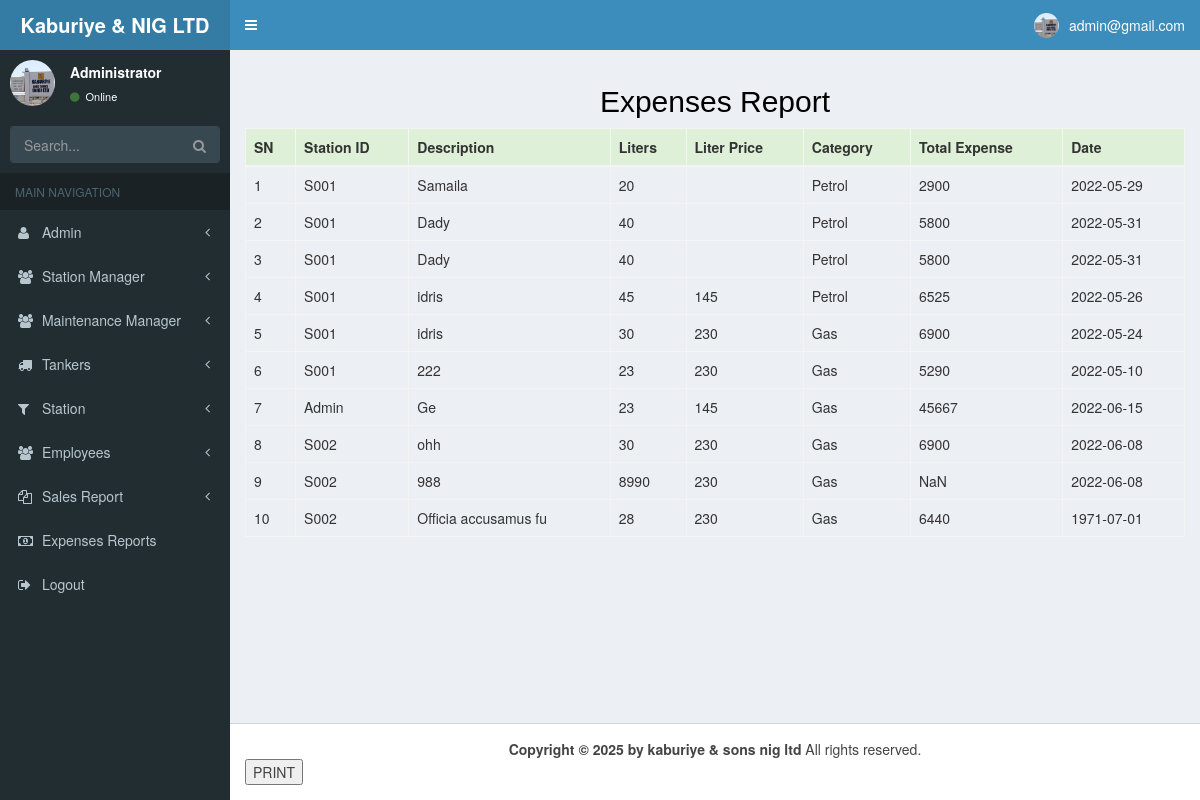
Screenshot of /expenses_report.php (signed in) with the database file from the repository.
### tables this page shows
CREATE TABLE `station_expenses` (
  `expense_id` int(100) NOT NULL,
  `station_id` varchar(100) NOT NULL,
  `expense_description` varchar(50) NOT NULL,
  `liter_amount` varchar(100) NOT NULL,
  `liter_price` varchar(20) NOT NULL,
  `total_expense` varchar(400) NOT NULL,
  `expensedate` date NOT NULL,
  `category` varchar(100) NOT NULL
);

### expenses_report.php (the view, shortened to what this page needs)
<?php
require __DIR__ . "/config/database.php";
$user = $_SESSION['data'];
$profile = mysqli_query($conn, "select * from admin where email='$user'");
$fetch = mysqli_fetch_array($profile);
?>
<!DOCTYPE html>
<html>
<head>
  <link rel="stylesheet" href="css/bootstrap.min.css">
  <link rel="stylesheet" href="css/font-awesome.min.css">
  <link rel="stylesheet" href="css/ionicons.min.css">
  <link rel="stylesheet" href="css/AdminLTE.min.css">
  <link rel="stylesheet" href="css/_all-skins.min.css">
</head>
<body class="hold-transition skin-blue sidebar-mini">
  <div class="wrapper">
    <header class="main-header">
      <a href="admin_dashboard.php" class="logo">
        <span class="logo-lg"><b>Kaburiye & NIG LTD</b></span>
      </a>
      <nav class="navbar navbar-static-top">
        <a href="#" class="sidebar-toggle" data-toggle="push-menu" role="button">
        </a>
        <div class="navbar-custom-menu">
          <ul class="nav navbar-nav">
            <li class="dropdown user user-menu">
              <a href="#" class="dropdown-toggle" data-toggle="dropdown">
                <img src="images/admin.jpg" class="user-image" alt="User Image">
                <span class="hidden-xs">
                  <?php echo "$fetch[email]"; ?>
                </span>
              </a>
            </li>
          </ul>
        </div>
      </nav>
    </header>
    <aside class="main-sidebar">
      <section class="sidebar">
        <div class="user-panel">
          <div class="pull-left image">
            <img src="images/admin.jpg" class="img-circle" alt="User Image">
          </div>
          <div class="pull-left info">
            <p>Administrator</p>
            <a href="#"><i class="fa fa-circle text-success"></i> Online</a>
          </div>
        </div>
        <form action="#" method="get" class="sidebar-form">
          <div class="input-group">
            <input type="text" name="q" class="form-control" placeholder="Search...">
            <span class="input-group-btn">
              <button type="submit" name="search" id="search-btn" class="btn btn-flat"><i class="fa fa-search"></i>
              </button>
            </span>
          </div>
        </form>
        <ul class="sidebar-menu" data-widget="tree">
          <li class="header">MAIN NAVIGATION</li>
          <li class=" treeview">
            <a href="#">
              <i class="fa fa-user"></i> <span>Admin</span>
              <span class="pull-right-container">
                <i class="fa fa-angle-left pull-right"></i>
              </span>
            </a>
          </li>
          <li class="treeview">
            <a href="#">
              <i class="fa fa-group"></i> <span> Station Manager</span>
              <span class="pull-right-container">
                <small class="fa fa-angle-left pull-right "></small>
              </span>
            </a>
          </li>
          <li class="treeview">
            <a href="#">
              <i class="fa fa-group"></i> <span>Maintenance Manager</span>
              <span class="pull-right-container">
                <small class="fa fa-angle-left pull-right "></small>
              </span>
            </a>
          </li>
          <li class="treeview">
            <a href="#">
              <i class="fa fa-truck"></i> <span>Tankers</span>
              <span class="pull-right-container">
                <small class="fa fa-angle-left pull-right "></small>
              </span>
            </a>
          </li>
          <li class="treeview">
            <a href="#">
              <i class="fa fa-filter"></i> <span>Station</span>
              <span class="pull-right-container">
                <small class="fa fa-angle-left pull-right "></small>
              </span>
            </a>
          </li>
          <li class="treeview">
            <a href="#">
              <i class="fa fa-group"></i> <span>Employees</span>
              <span class="pull-right-container">
                <small class="fa fa-angle-left pull-right "></small>
              </span>
            </a>
          </li>
          <li class="treeview">
            <a href="#">
              <i class="fa fa-files-o"></i> <span> Sales Report</span>
              <span class="pull-right-container">
                <small class="fa fa-angle-left pull-right "></small>
              </span>
            </a>
          </li>
          <li>
          <li>
          <li>
            <a href="expenses_report.php">
              <i class="fa fa-money"></i> <span>Expenses Reports</span>
            </a>
          </li>
          <li>
          <li>
            <a href="alogout.php">
              <i class="fa fa-sign-out"></i> <span>Logout</span>
            </a>
          </li>
      </section>
    </aside>
    <div class="content-wrapper">
      <section class="content">
        <h2 align="center" style="color:black;"> Expenses Report</h2>
        <div class="table-responsive">
          <table class="table table-bordered table-hover">
            <thead>
              <tr class="success">
                <th> SN</th>
                <th> Station ID </th>
                <th> Description </th>
                <th> Liters</th>
                <th>Liter Price</th>
                <th> Category </th>
                <th> Total Expense </th>
                <th>Date</th>
              </tr>
            </thead>
            <?php
            require __DIR__ . "/config/database.php";
            $getRecords_string = "select * from station_expenses order by expense_id ";
            $getRecord = mysqli_query($conn, $getRecords_string);
            $num_of_record = mysqli_num_rows($getRecord);
            if ($num_of_record > 0) {
              while ($record = mysqli_fetch_array($getRecord)) {
                echo '<tr>';
                echo "<td class=''>$record[expense_id]</td>";
                echo "<td class=''>$record[station_id]</td>";
                echo "<td class=''>$record[expense_description]</td>";
                echo "<td class=''>$record[liter_amount]</td>";
                echo "<td class=''>$record[liter_price]</td>";
                echo "<td class=''>$record[category]</td>";
                echo "<td class=''>$record[total_expense]</td>";
                echo "<td class=''>$record[expensedate]</td>";
                echo '</tr>';
              }
            } else {
              echo "<h5>Loading..........</h5>";
            }
            ?>
          </table>
        </div>
      </section>
    </div>
    <footer class="main-footer">
      <center> <strong>Copyright &copy; 2025 by kaburiye & sons nig ltd</strong> All rights reserved.</center>
      <button onclick="window.print()">PRINT</button>
    </footer>
  </div>
</body>
</html>

### rows the page displays
station_expenses: expense_id "1", station "S001", expense_description "Samaila", liter_amount "20", category "Petrol", total_expense "2900", expensedate "2022-05-29"
station_expenses: expense_id "2", station "S001", expense_description "Dady", liter_amount "40", category "Petrol", total_expense "5800", expensedate "2022-05-31"
station_expenses: expense_id "3", station "S001", expense_description "Dady", liter_amount "40", category "Petrol", total_expense "5800", expensedate "2022-05-31"
station_expenses: expense_id "4", station "S001", expense_description "idris", liter_amount "45", liter_price "145", category "Petrol", total_expense "6525", expensedate "2022-05-26"
station_expenses: expense_id "5", station "S001", expense_description "idris", liter_amount "30", liter_price "230", category "Gas", total_expense "6900", expensedate "2022-05-24"
station_expenses: expense_id "6", station "S001", expense_description "222", liter_amount "23", liter_price "230", category "Gas", total_expense "5290", expensedate "2022-05-10"
station_expenses: expense_id "7", station "Admin", expense_description "Ge", liter_amount "23", liter_price "145", category "Gas", total_expense "45667", expensedate "2022-06-15"
station_expenses: expense_id "8", station "S002", expense_description "ohh", liter_amount "30", liter_price "230", category "Gas", total_expense "6900", expensedate "2022-06-08"
station_expenses: expense_id "9", station "S002", expense_description "988", liter_amount "8990", liter_price "230", category "Gas", total_expense "NaN", expensedate "2022-06-08"
station_expenses: expense_id "10", station "S002", expense_description "Officia accusamus fu", liter_amount "28", liter_price "230", category "Gas", total_expense "6440", expensedate "1971-07-01"

### other values shown
$fetch[email] "admin@gmail.com"
